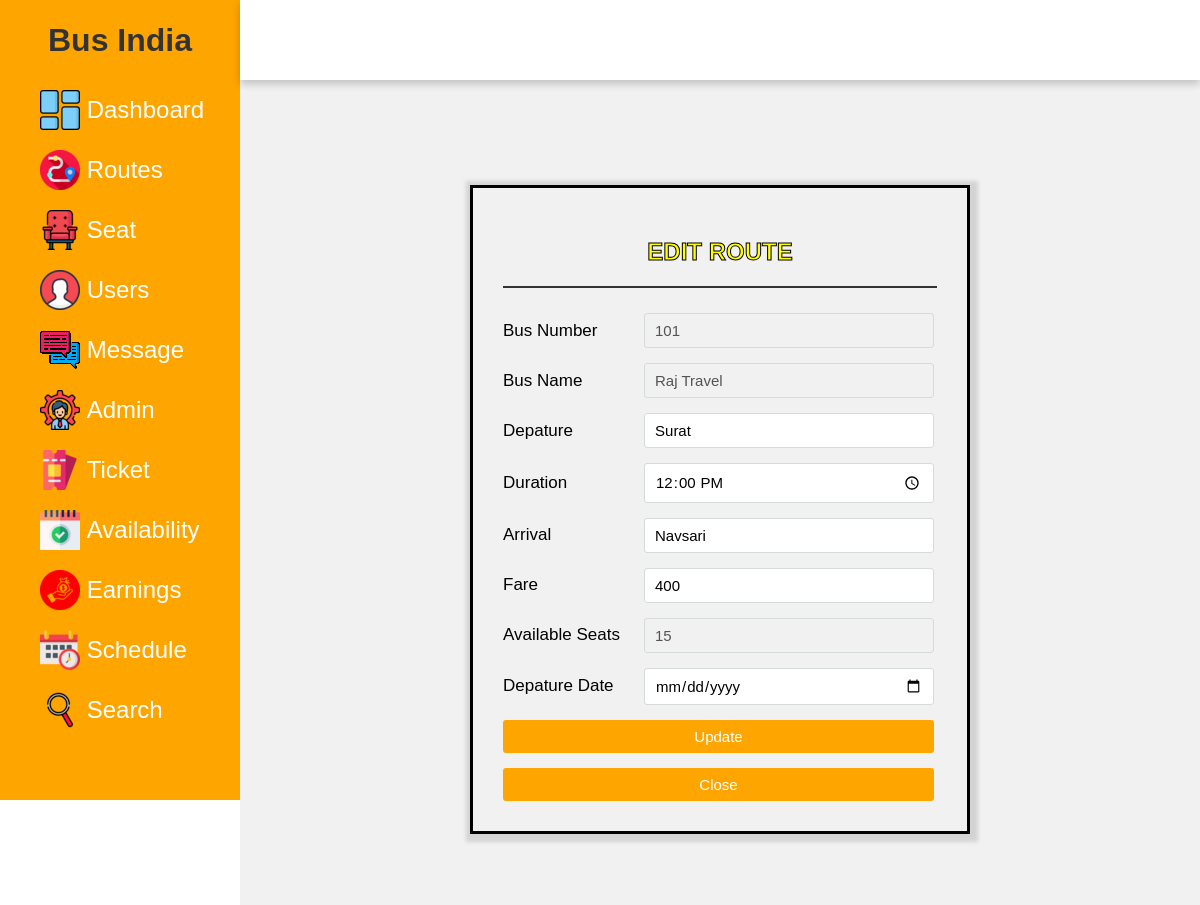
Page /admin/route-edit.php?route_id=8 (signed in) on the committed database.
### tables this page shows
CREATE TABLE IF NOT EXISTS `route` (
  `id` int NOT NULL,
  `busnumber` int NOT NULL,
  `busname` varchar(20) NOT NULL,
  `departure` varchar(20) NOT NULL,
  `duration` varchar(20) NOT NULL,
  `arrival` varchar(20) NOT NULL,
  `aseats` varchar(20) NOT NULL,
  `fare` varchar(20) NOT NULL,
  `date` date NOT NULL
);

### admin/route-edit.php (the view, shortened to what this page needs)
<!DOCTYPE html>
<html lang="en">
<head>
    <link rel="stylesheet" href="registered.css">
    <?php
    include('includes/sidebar.php');
    include('includes/topbar.php');
    include('config/dbcon.php');
    ?>
</head>
<body>
    <div class="container">
        <div class="content" style="
    top: 90px;
">
            <div class="wrapper">
                <div class="title">
                    Edit Route
                </div>
                <div class="form">
                    <div class="inputfield">
                        <form action="routecode.php" method="POST">
                            <div class="modal-body">
                                <?php
                                if (isset($_GET['route_id'])) {
                                    $route_id = $_GET['route_id'];
                                    $query = "SELECT * FROM route WHERE id='$route_id'";
                                    $query_run = mysqli_query($con, $query);
                                    if (mysqli_num_rows($query_run) > 0) {
                                        foreach ($query_run as $row) {
                                ?>
                                            <div class="inputfield">
                                                <div class="inputfield">
                                                    <label for="">Bus Number</label>
                                                    <input type="text" name="busnumber" class="input" value="<?php echo $row['busnumber']; ?>" placeholder="Bus number" disabled required>
                                                </div>
                                            </div>
                                            <div class="inputfield">
                                                <label for="">Bus Name</label>
                                                <input type="text" name="name" class="input" value="<?php echo $row['busname']; ?>" placeholder="name" disabled required>
                                            </div>
                                            <div class="inputfield">
                                                <label for="">Depature</label>
                                                <input type="text" name="depart" class="input" value="<?php echo $row['departure']; ?>" placeholder="phone number" required>
                                            </div>
                                            <div class="inputfield">
                                                <label for="">Duration</label>
                                                <input type="time" name="duration" class="input" value="<?php echo $row['duration']; ?>" placeholder="username" required>
                                            </div>
                                            <div class="inputfield">
                                                <label for="">Arrival</label>
                                                <input type="text" name="arrival" class="input" value="<?php echo $row['arrival']; ?>" placeholder="password" required>
                                            </div>
                                            <div class="inputfield">
                                                <label for="">Fare</label>
                                                <input type="text" name="fare" class="input" value="<?php echo $row['fare']; ?>" placeholder="password" required>
                                            </div>
                                            <div class="inputfield">
                                                <label for="">Available Seats</label>
                                                <input type="number" name="aseats" max="50" class="input" value="<?php echo $row['aseats']; ?>" placeholder="50" disabled required>
                                            </div>
                                            <div class="inputfield">
                                                <label for="datePicker">Depature Date</label>
                                                <input type="date" name="date" class="input" value="<?php echo $row['datee']; ?>" placeholder="phone number" id="datePicker" required>
                                            </div>
                                <?php
                                        }
                                    } else {
                                        echo "<h4>No Record Found. !</h4>";
                                    }
                                }
                                ?>
                                <div class="inputfield">
                                    <button type="submit" name="update" class="btn">Update</button>
                                </div>
                                <div class="inputfield">
                                    <a href="route.php" class="btn">Close</a>
                                </div>
                            </div>
                        </form>
                    </div>
                </div>
            </div>
        </div>
    </div>
</body>
</html>

### admin/registered.css (style rules this page uses)
* { margin: 0; padding: 0; box-sizing: border-box; font-family: 'Poppins', sans-serif; }
body { min-height: 100vh; }
a { text-decoration: none; color: white; }
.btn { background: #ffa500; color: white; padding: 5px 10px; text-align: center; }
.title { display: flex; align-items: center; justify-content: space-around; padding: 15px 10px; border-bottom: 2px solid #333; }
.wrapper { max-width: 500px; width: 100%; height: 100; margin: 95px auto; border: 3px solid #000000; box-shadow: 2px 2px 4px 6px rgba(0,0,0,0.125); padding: 30px; }
.wrapper .title { font-size: 24px; font-weight: 700; margin-bottom: 25px; color: #fec107; text-transform: uppercase; text-align: center; -webkit-text-fill-color: yellow; -webkit-text-stroke: 1px black; }
.wrapper .form { width: 100%; }
.wrapper .form .inputfield { margin-bottom: 15px; display: flex; align-items: center; }
.wrapper .form .inputfield label { width: 200px; color: #000000; margin-right: 10px; font-size: 17px; }
.wrapper .form .inputfield .input, .wrapper .form .inputfield .textarea { width: 100%; outline: none; border: 1px solid #000000; font-size: 15px; padding: 8px 10px; border-radius: 3px; transition: all 0.3s ease; }
.wrapper .form .inputfield .btn { width: 100%; padding: 8px 10px; font-size: 15px; border: 0px; color: #fff; cursor: pointer; border-radius: 3px; outline: none; }
.wrapper .form .inputfield:last-child { margin-bottom: 0; }

### admin/css/style.css (style rules this page uses)
* { margin: 0; padding: 0; box-sizing: border-box; font-family: 'Poppins', sans-serif; }
body { min-height: 100vh; }
a { text-decoration: none; color: white; }
.btn { background: #ffa500; color: white; padding: 5px 10px; text-align: center; }
.title { display: flex; align-items: center; justify-content: space-around; padding-top: 20px; padding-bottom: 20px; border-bottom: 2px solid #333; }
.container { position: absolute; right: 0; width: 80vw; height: 100vh; background: #f1f1f1; }
.container .content { position: relative; margin-top: 10vh; min-height: 90vh; background: #f1f1f1; }
.wrapper .form .inputfield .input, .wrapper .form .inputfield .textarea { width: 100%; outline: none; border: 1px solid #d5dbd9; font-size: 15px; padding: 8px 10px; border-radius: 3px; transition: all 0.3s ease; }

### rows in the picture
route: busnumber "101", name "Raj Travel", depart "Surat", duration "12:00", arrival "Navsari", fare "400", aseats "15"
